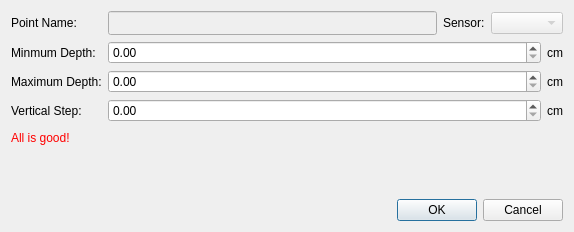
<?xml version="1.0" encoding="UTF-8"?>
<ui version="4.0">
 <class>OutputMeshDialog</class>
 <widget class="QDialog" name="OutputMeshDialog">
  <property name="windowModality">
   <enum>Qt::WindowModal</enum>
  </property>
  <property name="geometry">
   <rect>
    <x>0</x>
    <y>0</y>
    <width>574</width>
    <height>232</height>
   </rect>
  </property>
  <property name="minimumSize">
   <size>
    <width>200</width>
    <height>0</height>
   </size>
  </property>
  <property name="windowTitle">
   <string>Output Mesh Dialog</string>
  </property>
  <property name="modal">
   <bool>true</bool>
  </property>
  <layout class="QVBoxLayout" name="verticalLayout">
   <item>
    <layout class="QFormLayout" name="formLayout">
     <item row="0" column="0">
      <widget class="QLabel" name="label">
       <property name="text">
        <string>Point Name:</string>
       </property>
      </widget>
     </item>
     <item row="0" column="1">
      <layout class="QHBoxLayout" name="horizontalLayout_7">
       <item>
        <widget class="QLineEdit" name="editPointName">
         <property name="enabled">
          <bool>false</bool>
         </property>
         <property name="minimumSize">
          <size>
           <width>0</width>
           <height>24</height>
          </size>
         </property>
         <property name="maximumSize">
          <size>
           <width>16777215</width>
           <height>24</height>
          </size>
         </property>
        </widget>
       </item>
       <item>
        <widget class="QLabel" name="label_8">
         <property name="text">
          <string>Sensor:</string>
         </property>
        </widget>
       </item>
       <item>
        <widget class="QComboBox" name="comboSensors">
         <property name="enabled">
          <bool>false</bool>
         </property>
        </widget>
       </item>
      </layout>
     </item>
     <item row="1" column="0">
      <widget class="QLabel" name="label_2">
       <property name="text">
        <string>Minmum Depth:</string>
       </property>
      </widget>
     </item>
     <item row="1" column="1">
      <layout class="QHBoxLayout" name="horizontalLayout" stretch="1,0">
       <item>
        <widget class="QDoubleSpinBox" name="doubleEditDepthMin"/>
       </item>
       <item>
        <widget class="QLabel" name="label_3">
         <property name="text">
          <string>cm</string>
         </property>
        </widget>
       </item>
      </layout>
     </item>
     <item row="2" column="0">
      <widget class="QLabel" name="label_7">
       <property name="text">
        <string>Maximum Depth:</string>
       </property>
      </widget>
     </item>
     <item row="2" column="1">
      <layout class="QHBoxLayout" name="horizontalLayout_3" stretch="1,0">
       <item>
        <widget class="QDoubleSpinBox" name="doubleEditDepthMax"/>
       </item>
       <item>
        <widget class="QLabel" name="label_10">
         <property name="text">
          <string>cm</string>
         </property>
        </widget>
       </item>
      </layout>
     </item>
     <item row="3" column="0">
      <widget class="QLabel" name="label_9">
       <property name="text">
        <string>Vertical Step:</string>
       </property>
      </widget>
     </item>
     <item row="3" column="1">
      <layout class="QHBoxLayout" name="horizontalLayout_2" stretch="1,0">
       <item>
        <widget class="QDoubleSpinBox" name="doubleEditDepthStep"/>
       </item>
       <item>
        <widget class="QLabel" name="label_4">
         <property name="text">
          <string>cm</string>
         </property>
        </widget>
       </item>
      </layout>
     </item>
    </layout>
   </item>
   <item>
    <widget class="QLabel" name="labelInfo">
     <property name="minimumSize">
      <size>
       <width>0</width>
       <height>20</height>
      </size>
     </property>
     <property name="palette">
      <palette>
       <active>
        <colorrole role="WindowText">
         <brush brushstyle="SolidPattern">
          <color alpha="255">
           <red>255</red>
           <green>0</green>
           <blue>0</blue>
          </color>
         </brush>
        </colorrole>
       </active>
       <inactive>
        <colorrole role="WindowText">
         <brush brushstyle="SolidPattern">
          <color alpha="255">
           <red>255</red>
           <green>0</green>
           <blue>0</blue>
          </color>
         </brush>
        </colorrole>
       </inactive>
       <disabled>
        <colorrole role="WindowText">
         <brush brushstyle="SolidPattern">
          <color alpha="255">
           <red>159</red>
           <green>158</green>
           <blue>158</blue>
          </color>
         </brush>
        </colorrole>
       </disabled>
      </palette>
     </property>
     <property name="text">
      <string>All is good!</string>
     </property>
    </widget>
   </item>
   <item>
    <spacer name="verticalSpacer">
     <property name="orientation">
      <enum>Qt::Vertical</enum>
     </property>
     <property name="sizeHint" stdset="0">
      <size>
       <width>20</width>
       <height>12</height>
      </size>
     </property>
    </spacer>
   </item>
   <item>
    <widget class="QDialogButtonBox" name="buttonBox">
     <property name="orientation">
      <enum>Qt::Horizontal</enum>
     </property>
     <property name="standardButtons">
      <set>QDialogButtonBox::Cancel|QDialogButtonBox::Ok</set>
     </property>
    </widget>
   </item>
  </layout>
 </widget>
 <resources/>
 <connections>
  <connection>
   <sender>buttonBox</sender>
   <signal>accepted()</signal>
   <receiver>OutputMeshDialog</receiver>
   <slot>accept()</slot>
   <hints>
    <hint type="sourcelabel">
     <x>248</x>
     <y>254</y>
    </hint>
    <hint type="destinationlabel">
     <x>157</x>
     <y>274</y>
    </hint>
   </hints>
  </connection>
  <connection>
   <sender>buttonBox</sender>
   <signal>rejected()</signal>
   <receiver>OutputMeshDialog</receiver>
   <slot>reject()</slot>
   <hints>
    <hint type="sourcelabel">
     <x>316</x>
     <y>260</y>
    </hint>
    <hint type="destinationlabel">
     <x>286</x>
     <y>274</y>
    </hint>
   </hints>
  </connection>
 </connections>
</ui>
